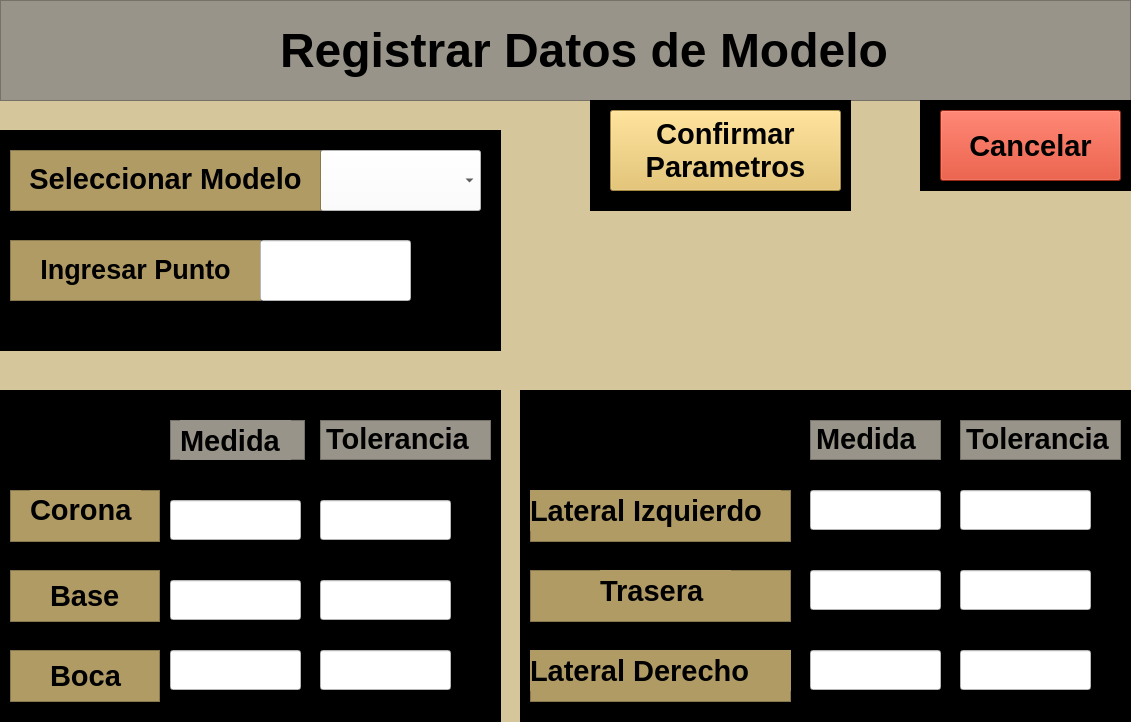
<?xml version="1.0" encoding="UTF-8"?>
<ui version="4.0">
 <class>RegistrarDatosModeloWidget</class>
 <widget class="QWidget" name="RegistrarDatosModeloWidget">
  <property name="geometry">
   <rect>
    <x>0</x>
    <y>0</y>
    <width>1131</width>
    <height>722</height>
   </rect>
  </property>
  <property name="windowTitle">
   <string>Form</string>
  </property>
  <property name="styleSheet">
   <string notr="true">background-color: rgb(214, 198, 156);</string>
  </property>
  <widget class="QFrame" name="frame_3">
   <property name="geometry">
    <rect>
     <x>0</x>
     <y>0</y>
     <width>1131</width>
     <height>101</height>
    </rect>
   </property>
   <property name="styleSheet">
    <string notr="true">background-color: rgb(153, 148, 137);</string>
   </property>
   <property name="frameShape">
    <enum>QFrame::StyledPanel</enum>
   </property>
   <property name="frameShadow">
    <enum>QFrame::Raised</enum>
   </property>
   <widget class="QLabel" name="registrarParametros_Title">
    <property name="geometry">
     <rect>
      <x>280</x>
      <y>10</y>
      <width>671</width>
      <height>81</height>
     </rect>
    </property>
    <property name="font">
     <font>
      <pointsize>36</pointsize>
      <weight>75</weight>
      <bold>true</bold>
     </font>
    </property>
    <property name="text">
     <string>Registrar Datos de Modelo</string>
    </property>
   </widget>
  </widget>
  <widget class="QFrame" name="frame_2">
   <property name="geometry">
    <rect>
     <x>0</x>
     <y>130</y>
     <width>501</width>
     <height>221</height>
    </rect>
   </property>
   <property name="styleSheet">
    <string notr="true">background-color: rgb(0, 0, 0);</string>
   </property>
   <property name="frameShape">
    <enum>QFrame::StyledPanel</enum>
   </property>
   <property name="frameShadow">
    <enum>QFrame::Raised</enum>
   </property>
   <widget class="QComboBox" name="SeleccionarModelo_comboBox">
    <property name="geometry">
     <rect>
      <x>320</x>
      <y>20</y>
      <width>161</width>
      <height>61</height>
     </rect>
    </property>
    <property name="styleSheet">
     <string notr="true">background-color: rgb(255, 255, 255);</string>
    </property>
   </widget>
   <widget class="QFrame" name="frame_4">
    <property name="geometry">
     <rect>
      <x>10</x>
      <y>20</y>
      <width>311</width>
      <height>61</height>
     </rect>
    </property>
    <property name="styleSheet">
     <string notr="true">background-color: rgb(176, 155, 101);</string>
    </property>
    <property name="frameShape">
     <enum>QFrame::StyledPanel</enum>
    </property>
    <property name="frameShadow">
     <enum>QFrame::Raised</enum>
    </property>
    <widget class="QLabel" name="label">
     <property name="geometry">
      <rect>
       <x>10</x>
       <y>9</y>
       <width>291</width>
       <height>41</height>
      </rect>
     </property>
     <property name="font">
      <font>
       <pointsize>22</pointsize>
       <weight>75</weight>
       <bold>true</bold>
      </font>
     </property>
     <property name="text">
      <string>&lt;html&gt;&lt;head/&gt;&lt;body&gt;&lt;p align=&quot;center&quot;&gt;Seleccionar Modelo&lt;/p&gt;&lt;/body&gt;&lt;/html&gt;</string>
     </property>
    </widget>
   </widget>
   <widget class="QFrame" name="frame_7">
    <property name="geometry">
     <rect>
      <x>10</x>
      <y>110</y>
      <width>251</width>
      <height>61</height>
     </rect>
    </property>
    <property name="styleSheet">
     <string notr="true">background-color: rgb(176, 155, 101);</string>
    </property>
    <property name="frameShape">
     <enum>QFrame::StyledPanel</enum>
    </property>
    <property name="frameShadow">
     <enum>QFrame::Raised</enum>
    </property>
    <widget class="QLabel" name="label_2">
     <property name="geometry">
      <rect>
       <x>10</x>
       <y>9</y>
       <width>231</width>
       <height>41</height>
      </rect>
     </property>
     <property name="font">
      <font>
       <pointsize>20</pointsize>
       <weight>75</weight>
       <bold>true</bold>
      </font>
     </property>
     <property name="text">
      <string>&lt;html&gt;&lt;head/&gt;&lt;body&gt;&lt;p align=&quot;center&quot;&gt;Ingresar Punto&lt;/p&gt;&lt;/body&gt;&lt;/html&gt;</string>
     </property>
    </widget>
   </widget>
   <widget class="QLineEdit" name="IngresarPunto_lineEdit">
    <property name="geometry">
     <rect>
      <x>260</x>
      <y>110</y>
      <width>151</width>
      <height>61</height>
     </rect>
    </property>
    <property name="styleSheet">
     <string notr="true">background-color: rgb(255, 255, 255);</string>
    </property>
   </widget>
  </widget>
  <widget class="QFrame" name="frame_5">
   <property name="geometry">
    <rect>
     <x>0</x>
     <y>390</y>
     <width>501</width>
     <height>333</height>
    </rect>
   </property>
   <property name="styleSheet">
    <string notr="true">background-color: rgb(0, 0, 0);</string>
   </property>
   <property name="frameShape">
    <enum>QFrame::StyledPanel</enum>
   </property>
   <property name="frameShadow">
    <enum>QFrame::Raised</enum>
   </property>
   <widget class="QFrame" name="frame_6">
    <property name="geometry">
     <rect>
      <x>10</x>
      <y>100</y>
      <width>150</width>
      <height>52</height>
     </rect>
    </property>
    <property name="styleSheet">
     <string notr="true">background-color: rgb(176, 155, 101);</string>
    </property>
    <property name="frameShape">
     <enum>QFrame::StyledPanel</enum>
    </property>
    <property name="frameShadow">
     <enum>QFrame::Raised</enum>
    </property>
    <widget class="QLabel" name="label_3">
     <property name="geometry">
      <rect>
       <x>20</x>
       <y>0</y>
       <width>111</width>
       <height>41</height>
      </rect>
     </property>
     <property name="font">
      <font>
       <pointsize>22</pointsize>
       <weight>75</weight>
       <bold>true</bold>
      </font>
     </property>
     <property name="text">
      <string>&lt;html&gt;&lt;head/&gt;&lt;body&gt;&lt;p&gt;&lt;span style=&quot; font-size:22pt;&quot;&gt;Corona&lt;/span&gt;&lt;/p&gt;&lt;/body&gt;&lt;/html&gt;</string>
     </property>
    </widget>
   </widget>
   <widget class="QFrame" name="frame_10">
    <property name="geometry">
     <rect>
      <x>170</x>
      <y>30</y>
      <width>135</width>
      <height>40</height>
     </rect>
    </property>
    <property name="styleSheet">
     <string notr="true">background-color: rgb(153, 148, 137);

</string>
    </property>
    <property name="frameShape">
     <enum>QFrame::StyledPanel</enum>
    </property>
    <property name="frameShadow">
     <enum>QFrame::Raised</enum>
    </property>
    <widget class="QLabel" name="label_6">
     <property name="geometry">
      <rect>
       <x>10</x>
       <y>0</y>
       <width>111</width>
       <height>41</height>
      </rect>
     </property>
     <property name="font">
      <font>
       <pointsize>22</pointsize>
       <weight>75</weight>
       <bold>true</bold>
      </font>
     </property>
     <property name="styleSheet">
      <string notr="true">background-color: rgb(153, 148, 137);</string>
     </property>
     <property name="text">
      <string>Medida</string>
     </property>
    </widget>
   </widget>
   <widget class="QFrame" name="frame_8">
    <property name="geometry">
     <rect>
      <x>10</x>
      <y>180</y>
      <width>150</width>
      <height>52</height>
     </rect>
    </property>
    <property name="styleSheet">
     <string notr="true">background-color: rgb(176, 155, 101);</string>
    </property>
    <property name="frameShape">
     <enum>QFrame::StyledPanel</enum>
    </property>
    <property name="frameShadow">
     <enum>QFrame::Raised</enum>
    </property>
    <widget class="QLabel" name="label_4">
     <property name="geometry">
      <rect>
       <x>40</x>
       <y>10</y>
       <width>91</width>
       <height>31</height>
      </rect>
     </property>
     <property name="font">
      <font>
       <pointsize>22</pointsize>
       <weight>75</weight>
       <bold>true</bold>
      </font>
     </property>
     <property name="text">
      <string>Base</string>
     </property>
    </widget>
   </widget>
   <widget class="QFrame" name="frame_9">
    <property name="geometry">
     <rect>
      <x>10</x>
      <y>260</y>
      <width>150</width>
      <height>52</height>
     </rect>
    </property>
    <property name="styleSheet">
     <string notr="true">background-color: rgb(176, 155, 101);</string>
    </property>
    <property name="frameShape">
     <enum>QFrame::StyledPanel</enum>
    </property>
    <property name="frameShadow">
     <enum>QFrame::Raised</enum>
    </property>
    <widget class="QLabel" name="label_5">
     <property name="geometry">
      <rect>
       <x>40</x>
       <y>10</y>
       <width>91</width>
       <height>31</height>
      </rect>
     </property>
     <property name="font">
      <font>
       <pointsize>22</pointsize>
       <weight>75</weight>
       <bold>true</bold>
      </font>
     </property>
     <property name="text">
      <string>Boca</string>
     </property>
    </widget>
   </widget>
   <widget class="QFrame" name="frame_11">
    <property name="geometry">
     <rect>
      <x>320</x>
      <y>30</y>
      <width>171</width>
      <height>40</height>
     </rect>
    </property>
    <property name="styleSheet">
     <string notr="true">background-color: rgb(153, 148, 137);</string>
    </property>
    <property name="frameShape">
     <enum>QFrame::StyledPanel</enum>
    </property>
    <property name="frameShadow">
     <enum>QFrame::Raised</enum>
    </property>
    <widget class="QLabel" name="label_7">
     <property name="geometry">
      <rect>
       <x>6</x>
       <y>3</y>
       <width>151</width>
       <height>31</height>
      </rect>
     </property>
     <property name="font">
      <font>
       <pointsize>22</pointsize>
       <weight>75</weight>
       <bold>true</bold>
      </font>
     </property>
     <property name="text">
      <string>Tolerancia</string>
     </property>
    </widget>
   </widget>
   <widget class="QLineEdit" name="IngresarCorona_lineEdit">
    <property name="geometry">
     <rect>
      <x>170</x>
      <y>110</y>
      <width>131</width>
      <height>40</height>
     </rect>
    </property>
    <property name="styleSheet">
     <string notr="true">background-color: rgb(255, 255, 255);</string>
    </property>
   </widget>
   <widget class="QLineEdit" name="IngresarBase_lineEdit">
    <property name="geometry">
     <rect>
      <x>170</x>
      <y>190</y>
      <width>131</width>
      <height>40</height>
     </rect>
    </property>
    <property name="styleSheet">
     <string notr="true">background-color: rgb(255, 255, 255);</string>
    </property>
   </widget>
   <widget class="QLineEdit" name="IngresarBoca_lineEdit">
    <property name="geometry">
     <rect>
      <x>170</x>
      <y>260</y>
      <width>131</width>
      <height>40</height>
     </rect>
    </property>
    <property name="styleSheet">
     <string notr="true">background-color: rgb(255, 255, 255);</string>
    </property>
   </widget>
   <widget class="QLineEdit" name="ToleranciaCorona_lineEdit">
    <property name="geometry">
     <rect>
      <x>320</x>
      <y>110</y>
      <width>131</width>
      <height>40</height>
     </rect>
    </property>
    <property name="styleSheet">
     <string notr="true">background-color: rgb(255, 255, 255);</string>
    </property>
   </widget>
   <widget class="QLineEdit" name="ToleranciaBase_lineEdit">
    <property name="geometry">
     <rect>
      <x>320</x>
      <y>190</y>
      <width>131</width>
      <height>40</height>
     </rect>
    </property>
    <property name="styleSheet">
     <string notr="true">background-color: rgb(255, 255, 255);</string>
    </property>
   </widget>
   <widget class="QLineEdit" name="ToleranciaBoca_lineEdit">
    <property name="geometry">
     <rect>
      <x>320</x>
      <y>260</y>
      <width>131</width>
      <height>40</height>
     </rect>
    </property>
    <property name="styleSheet">
     <string notr="true">background-color: rgb(255, 255, 255);</string>
    </property>
   </widget>
  </widget>
  <widget class="QFrame" name="frame_12">
   <property name="geometry">
    <rect>
     <x>520</x>
     <y>390</y>
     <width>661</width>
     <height>333</height>
    </rect>
   </property>
   <property name="styleSheet">
    <string notr="true">background-color: rgb(0, 0, 0);</string>
   </property>
   <property name="frameShape">
    <enum>QFrame::StyledPanel</enum>
   </property>
   <property name="frameShadow">
    <enum>QFrame::Raised</enum>
   </property>
   <widget class="QFrame" name="frame_13">
    <property name="geometry">
     <rect>
      <x>10</x>
      <y>100</y>
      <width>261</width>
      <height>52</height>
     </rect>
    </property>
    <property name="styleSheet">
     <string notr="true">background-color: rgb(176, 155, 101);</string>
    </property>
    <property name="frameShape">
     <enum>QFrame::StyledPanel</enum>
    </property>
    <property name="frameShadow">
     <enum>QFrame::Raised</enum>
    </property>
    <widget class="QLabel" name="label_8">
     <property name="geometry">
      <rect>
       <x>0</x>
       <y>0</y>
       <width>251</width>
       <height>41</height>
      </rect>
     </property>
     <property name="font">
      <font>
       <pointsize>22</pointsize>
       <weight>75</weight>
       <bold>true</bold>
      </font>
     </property>
     <property name="text">
      <string>Lateral Izquierdo</string>
     </property>
    </widget>
   </widget>
   <widget class="QFrame" name="frame_14">
    <property name="geometry">
     <rect>
      <x>290</x>
      <y>30</y>
      <width>131</width>
      <height>40</height>
     </rect>
    </property>
    <property name="styleSheet">
     <string notr="true">background-color: rgb(153, 148, 137);</string>
    </property>
    <property name="frameShape">
     <enum>QFrame::StyledPanel</enum>
    </property>
    <property name="frameShadow">
     <enum>QFrame::Raised</enum>
    </property>
    <widget class="QLabel" name="label_9">
     <property name="geometry">
      <rect>
       <x>6</x>
       <y>3</y>
       <width>121</width>
       <height>31</height>
      </rect>
     </property>
     <property name="font">
      <font>
       <pointsize>22</pointsize>
       <weight>75</weight>
       <bold>true</bold>
      </font>
     </property>
     <property name="text">
      <string>Medida</string>
     </property>
    </widget>
   </widget>
   <widget class="QFrame" name="frame_15">
    <property name="geometry">
     <rect>
      <x>10</x>
      <y>180</y>
      <width>261</width>
      <height>52</height>
     </rect>
    </property>
    <property name="styleSheet">
     <string notr="true">background-color: rgb(176, 155, 101);</string>
    </property>
    <property name="frameShape">
     <enum>QFrame::StyledPanel</enum>
    </property>
    <property name="frameShadow">
     <enum>QFrame::Raised</enum>
    </property>
    <widget class="QLabel" name="label_10">
     <property name="geometry">
      <rect>
       <x>70</x>
       <y>0</y>
       <width>131</width>
       <height>41</height>
      </rect>
     </property>
     <property name="font">
      <font>
       <pointsize>22</pointsize>
       <weight>75</weight>
       <bold>true</bold>
      </font>
     </property>
     <property name="text">
      <string>Trasera</string>
     </property>
    </widget>
   </widget>
   <widget class="QFrame" name="frame_16">
    <property name="geometry">
     <rect>
      <x>10</x>
      <y>260</y>
      <width>261</width>
      <height>52</height>
     </rect>
    </property>
    <property name="styleSheet">
     <string notr="true">background-color: rgb(176, 155, 101);</string>
    </property>
    <property name="frameShape">
     <enum>QFrame::StyledPanel</enum>
    </property>
    <property name="frameShadow">
     <enum>QFrame::Raised</enum>
    </property>
    <widget class="QLabel" name="label_11">
     <property name="geometry">
      <rect>
       <x>0</x>
       <y>0</y>
       <width>261</width>
       <height>41</height>
      </rect>
     </property>
     <property name="font">
      <font>
       <pointsize>22</pointsize>
       <weight>75</weight>
       <bold>true</bold>
      </font>
     </property>
     <property name="text">
      <string>Lateral Derecho</string>
     </property>
    </widget>
   </widget>
   <widget class="QFrame" name="frame_17">
    <property name="geometry">
     <rect>
      <x>440</x>
      <y>30</y>
      <width>161</width>
      <height>40</height>
     </rect>
    </property>
    <property name="styleSheet">
     <string notr="true">background-color: rgb(153, 148, 137);</string>
    </property>
    <property name="frameShape">
     <enum>QFrame::StyledPanel</enum>
    </property>
    <property name="frameShadow">
     <enum>QFrame::Raised</enum>
    </property>
    <widget class="QLabel" name="label_12">
     <property name="geometry">
      <rect>
       <x>6</x>
       <y>3</y>
       <width>151</width>
       <height>31</height>
      </rect>
     </property>
     <property name="font">
      <font>
       <pointsize>22</pointsize>
       <weight>75</weight>
       <bold>true</bold>
      </font>
     </property>
     <property name="text">
      <string>Tolerancia</string>
     </property>
    </widget>
   </widget>
   <widget class="QLineEdit" name="IngresarLatIzquierdo_lineEdit">
    <property name="geometry">
     <rect>
      <x>290</x>
      <y>100</y>
      <width>131</width>
      <height>40</height>
     </rect>
    </property>
    <property name="styleSheet">
     <string notr="true">background-color: rgb(255, 255, 255);</string>
    </property>
   </widget>
   <widget class="QLineEdit" name="IngresarTrasera_lineEdit">
    <property name="geometry">
     <rect>
      <x>290</x>
      <y>180</y>
      <width>131</width>
      <height>40</height>
     </rect>
    </property>
    <property name="styleSheet">
     <string notr="true">background-color: rgb(255, 255, 255);</string>
    </property>
   </widget>
   <widget class="QLineEdit" name="IngresarLatDerecho_lineEdit">
    <property name="geometry">
     <rect>
      <x>290</x>
      <y>260</y>
      <width>131</width>
      <height>40</height>
     </rect>
    </property>
    <property name="styleSheet">
     <string notr="true">background-color: rgb(255, 255, 255);</string>
    </property>
   </widget>
   <widget class="QLineEdit" name="ToleranciaLatIzquierdo_lineEdit">
    <property name="geometry">
     <rect>
      <x>440</x>
      <y>100</y>
      <width>131</width>
      <height>40</height>
     </rect>
    </property>
    <property name="styleSheet">
     <string notr="true">background-color: rgb(255, 255, 255);</string>
    </property>
   </widget>
   <widget class="QLineEdit" name="ToleranciaTrasera_lineEdit">
    <property name="geometry">
     <rect>
      <x>440</x>
      <y>180</y>
      <width>131</width>
      <height>40</height>
     </rect>
    </property>
    <property name="styleSheet">
     <string notr="true">background-color: rgb(255, 255, 255);</string>
    </property>
   </widget>
   <widget class="QLineEdit" name="ToleranciaLatDerecho_lineEdit">
    <property name="geometry">
     <rect>
      <x>440</x>
      <y>260</y>
      <width>131</width>
      <height>40</height>
     </rect>
    </property>
    <property name="styleSheet">
     <string notr="true">background-color: rgb(255, 255, 255);</string>
    </property>
   </widget>
  </widget>
  <widget class="QFrame" name="frame_18">
   <property name="geometry">
    <rect>
     <x>590</x>
     <y>100</y>
     <width>261</width>
     <height>111</height>
    </rect>
   </property>
   <property name="styleSheet">
    <string notr="true">background-color: rgb(0, 0, 0);</string>
   </property>
   <property name="frameShape">
    <enum>QFrame::StyledPanel</enum>
   </property>
   <property name="frameShadow">
    <enum>QFrame::Raised</enum>
   </property>
   <widget class="QPushButton" name="ConfirmarRegistrodatos_Btn">
    <property name="geometry">
     <rect>
      <x>20</x>
      <y>10</y>
      <width>231</width>
      <height>81</height>
     </rect>
    </property>
    <property name="font">
     <font>
      <pointsize>22</pointsize>
      <weight>75</weight>
      <bold>true</bold>
     </font>
    </property>
    <property name="styleSheet">
     <string notr="true">background-color: rgb(229, 190, 88);</string>
    </property>
    <property name="text">
     <string>Confirmar 
Parametros</string>
    </property>
   </widget>
  </widget>
  <widget class="QFrame" name="frame_19">
   <property name="geometry">
    <rect>
     <x>920</x>
     <y>100</y>
     <width>211</width>
     <height>91</height>
    </rect>
   </property>
   <property name="styleSheet">
    <string notr="true">background-color: rgb(0, 0, 0);</string>
   </property>
   <property name="frameShape">
    <enum>QFrame::StyledPanel</enum>
   </property>
   <property name="frameShadow">
    <enum>QFrame::Raised</enum>
   </property>
   <widget class="QPushButton" name="CancelarRegistroDatos_Btn">
    <property name="geometry">
     <rect>
      <x>20</x>
      <y>10</y>
      <width>181</width>
      <height>71</height>
     </rect>
    </property>
    <property name="font">
     <font>
      <pointsize>22</pointsize>
      <weight>75</weight>
      <bold>true</bold>
     </font>
    </property>
    <property name="styleSheet">
     <string notr="true">background-color: rgb(214, 53, 26);</string>
    </property>
    <property name="text">
     <string>Cancelar</string>
    </property>
   </widget>
  </widget>
 </widget>
 <resources/>
 <connections>
  <connection>
   <sender>ConfirmarRegistrodatos_Btn</sender>
   <signal>clicked()</signal>
   <receiver>RegistrarDatosModeloWidget</receiver>
   <slot>confirmarParametros()</slot>
   <hints>
    <hint type="sourcelabel">
     <x>729</x>
     <y>142</y>
    </hint>
    <hint type="destinationlabel">
     <x>694</x>
     <y>227</y>
    </hint>
   </hints>
  </connection>
  <connection>
   <sender>CancelarRegistroDatos_Btn</sender>
   <signal>clicked()</signal>
   <receiver>RegistrarDatosModeloWidget</receiver>
   <slot>cerrarRegistrarParametrosWidget()</slot>
   <hints>
    <hint type="sourcelabel">
     <x>1001</x>
     <y>147</y>
    </hint>
    <hint type="destinationlabel">
     <x>980</x>
     <y>211</y>
    </hint>
   </hints>
  </connection>
 </connections>
 <slots>
  <slot>confirmarParametros()</slot>
  <slot>cerrarRegistrarParametrosWidget()</slot>
 </slots>
</ui>
